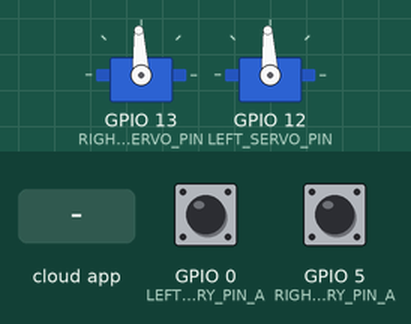
Recording of a sketch running on a simulated ESP8266 (NodeMCU). Parts: 2 × servo. The test bench sets the inputs (shaded band); at power-on: GPIO 0 (LEFT_ROTARY_PIN_A) HIGH, GPIO 5 (RIGHT_ROTARY_PIN_A) HIGH. WiFi joins after 1.5 s; servers stay silent unless stated; what the sketch prints to the serial monitor is not drawn.

Above: at 2.7 s.
2.8 s: the phone or cloud app sets Virtual.Background to 1
At 4.2 s:
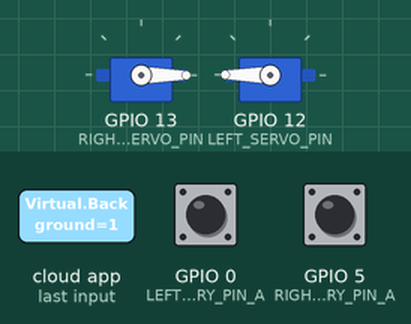
Timing chart, 0 to 5.8 s (numbered marks = the images above; inputs shaded):
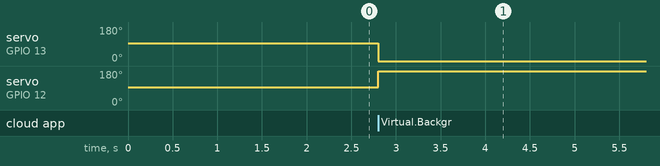

The sketch:

VirtualBackground.ino
```cpp
#include <Arduino.h>
#include <ESP8266WiFi.h>
#include <Servo.h>
#include "fauxmoESP.h"

// Servo definitions
#define RAISE_RIGHT 180
#define RAISE_LEFT 0
#define STOP 93
#define LOWER_RIGHT 0
#define LOWER_LEFT 180

// Height Definitions
#define NUMBER_ROTATIONS 30
#define COUNTS_PER_ROTATION 40

// Servo Pins
#define RIGHT_SERVO_PIN 13
#define LEFT_SERVO_PIN 12

// Rotary Encoder Pins
#define RIGHT_ROTARY_PIN_A 5
#define RIGHT_ROTARY_PIN_B 4
#define LEFT_ROTARY_PIN_A 0
#define LEFT_ROTARY_PIN_B 2

#define SERIAL_BAUDRATE 115200

// Wifi credentials
#define WIFI_SSID "*****"
#define WIFI_PASS "*****"

// The name that Alexa will see
#define BACKGROUND "Virtual Background"
fauxmoESP fauxmo;

// Keeps track of the background state (start with it off)
bool backgroundOn = false;
// Used to determine if we want to change the state (start with it false)
bool changeBackgroundState = false;

static const int MAX_HEIGHT = COUNTS_PER_ROTATION * NUMBER_ROTATIONS;
int left_currentHeight = 0;
int right_currentHeight = 0;


void raiseBackground();
void lowerBackground();
void updateHeight();


Servo rightServo;
Servo leftServo;

int right_aState, left_aState;
int right_aLastState, left_aLastState;

// Wi-Fi Connection
void wifiSetup() {
  // Set WIFI module to STA mode
  WiFi.mode(WIFI_STA);

  Serial.printf("[WIFI] Connecting to %s ", WIFI_SSID);
  WiFi.begin(WIFI_SSID, WIFI_PASS);

  // Wait for the wifi to connect
  while (WiFi.status() != WL_CONNECTED) {
    Serial.print(".");
    delay(100);
  }
  Serial.println();
  Serial.printf("[WIFI] STATION Mode, SSID: %s, IP address: %s\n", WiFi.SSID().c_str(), WiFi.localIP().toString().c_str());
}

void setup() {
  // Init serial port and clean garbage
  Serial.begin(SERIAL_BAUDRATE);
  Serial.println();

  // Start wifi setup
  wifiSetup();

  pinMode(RIGHT_ROTARY_PIN_A, INPUT);
  pinMode(LEFT_ROTARY_PIN_A, INPUT);

  right_aLastState = digitalRead(RIGHT_ROTARY_PIN_A);
  left_aLastState = digitalRead(LEFT_ROTARY_PIN_A);

  // Setup the servo pins for outputs
  rightServo.attach(RIGHT_SERVO_PIN);
  leftServo.attach(LEFT_SERVO_PIN);

  // Start with the servos off
  rightServo.write(STOP);
  leftServo.write(STOP);

  /*  By default, fauxmoESP creates it's own webserver on the defined port
   *  The TCP port must be 80 for gen3 devices (default is 1901)
   *  This has to be done before the call to enable()
   */
  fauxmo.createServer(true); // not needed, this is the default value
  fauxmo.setPort(80); // This is required for gen3 devices

  /*  You have to call enable(true) once you have a WiFi connection
   *  You can enable or disable the library at any moment
   *  Disabling it will prevent the devices from being discovered and switched
   */
  fauxmo.enable(true);

  // Add virtual devices
  fauxmo.addDevice(BACKGROUND);

  // state: true turn on background, false turn off background
  fauxmo.onSetState([](unsigned char device_id, const char * device_name, bool state, unsigned char value) {
    Serial.printf("Value: %d\n", value);
    Serial.printf("[MAIN] Device #%d (%s) state: %s value: %d\n", device_id, device_name, state ? "ON" : "OFF", value);

    // change background state if the request is not the current state
    changeBackgroundState = state != backgroundOn;
  });
}

void loop() {
  /* IMPORTANT: This is an asynchronous function so anything with a delay needs to be handled outside of that function
   *  fauxmoESP uses an async TCP server but a sync UDP server
   *  Therefore, we have to manually poll for UDP packets
   */
  fauxmo.handle();

  // If background needs to be changed and it is on, turn it off
  if (changeBackgroundState && backgroundOn) {
    raiseBackground();
  } else if (changeBackgroundState && !backgroundOn) {
    lowerBackground();
  }
}


void raiseBackground() {
  Serial.println("Raising the background");
  leftServo.write(RAISE_LEFT);
  rightServo.write(RAISE_RIGHT);
  while (left_currentHeight > 0 && right_currentHeight > 0) {
    if (left_currentHeight <= 0) {
      leftServo.write(STOP);
    }
    if (right_currentHeight <= 0) {
      rightServo.write(STOP);
    }
    updateHeight();
  }

  rightServo.write(STOP);
  leftServo.write(STOP);
  changeBackgroundState = false;
  backgroundOn = false;
}


void lowerBackground() {
  Serial.println("Lowering the background");
  // Keep lowering the background until the current height is the max height
  leftServo.write(LOWER_LEFT);
  rightServo.write(LOWER_RIGHT);
  while (left_currentHeight < MAX_HEIGHT && right_currentHeight < MAX_HEIGHT) {
    if (left_currentHeight >= MAX_HEIGHT) {
      leftServo.write(STOP);
    }
    if (right_currentHeight >= MAX_HEIGHT) {
      rightServo.write(STOP);
    }
    updateHeight();
  }

  rightServo.write(STOP);
  leftServo.write(STOP);
  changeBackgroundState = false;
  backgroundOn = true;
}


void updateHeight() {
  right_aState = digitalRead(RIGHT_ROTARY_PIN_A);
  left_aState = digitalRead(LEFT_ROTARY_PIN_A);

  if (right_aState != right_aLastState) {
    if (digitalRead(RIGHT_ROTARY_PIN_B) != right_aState) {
      right_currentHeight++;
    } else {
      right_currentHeight--;
    }
  }

  if (left_aState != left_aLastState) {
    if (digitalRead(LEFT_ROTARY_PIN_B) != left_aState) {
      left_currentHeight++;
    } else {
      left_currentHeight--;
    }
  }

  right_aLastState = right_aState;
  left_aLastState = left_aState;
}
```

Measured:
- after the input at 2.8 s, servo on GPIO 13 (RIGHT_SERVO_PIN): 93° → 0° at once; servo on GPIO 12 (LEFT_SERVO_PIN): 93° → 180° at once
